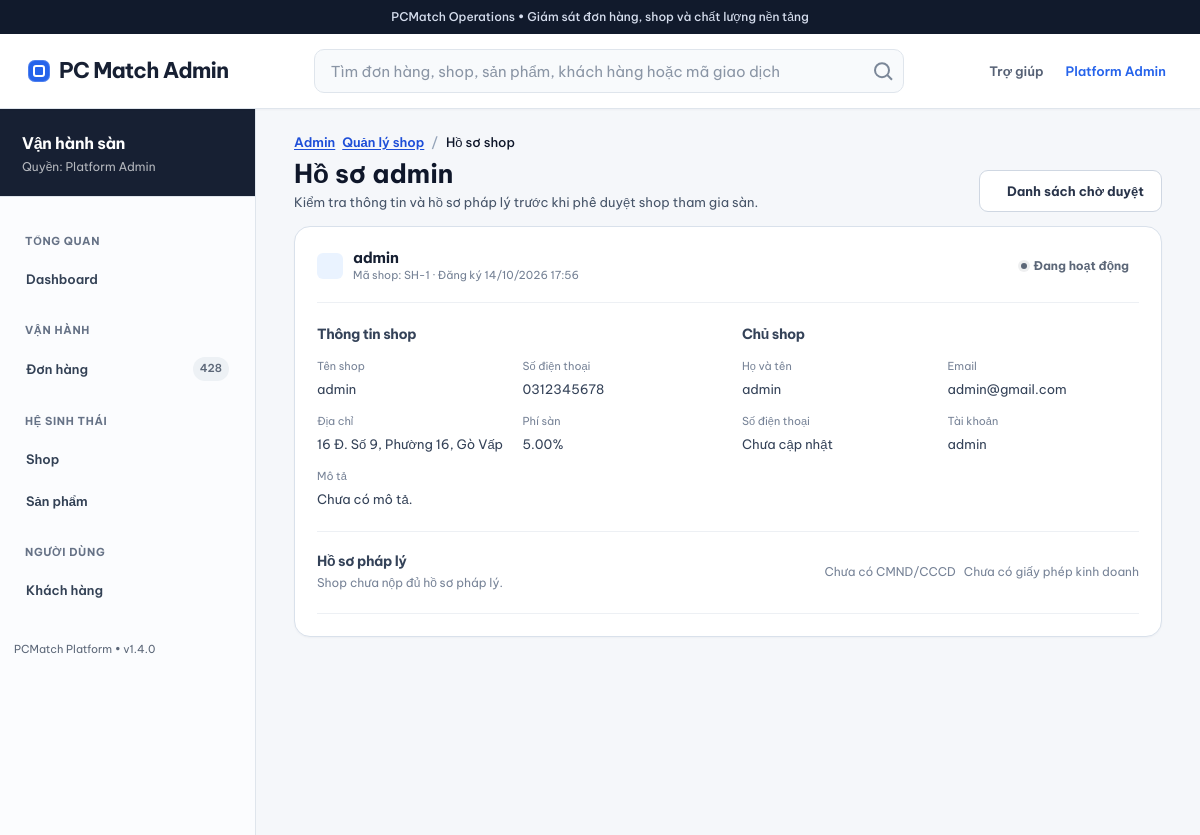
The app's page /staff/shop/1/ (signed in), older data.
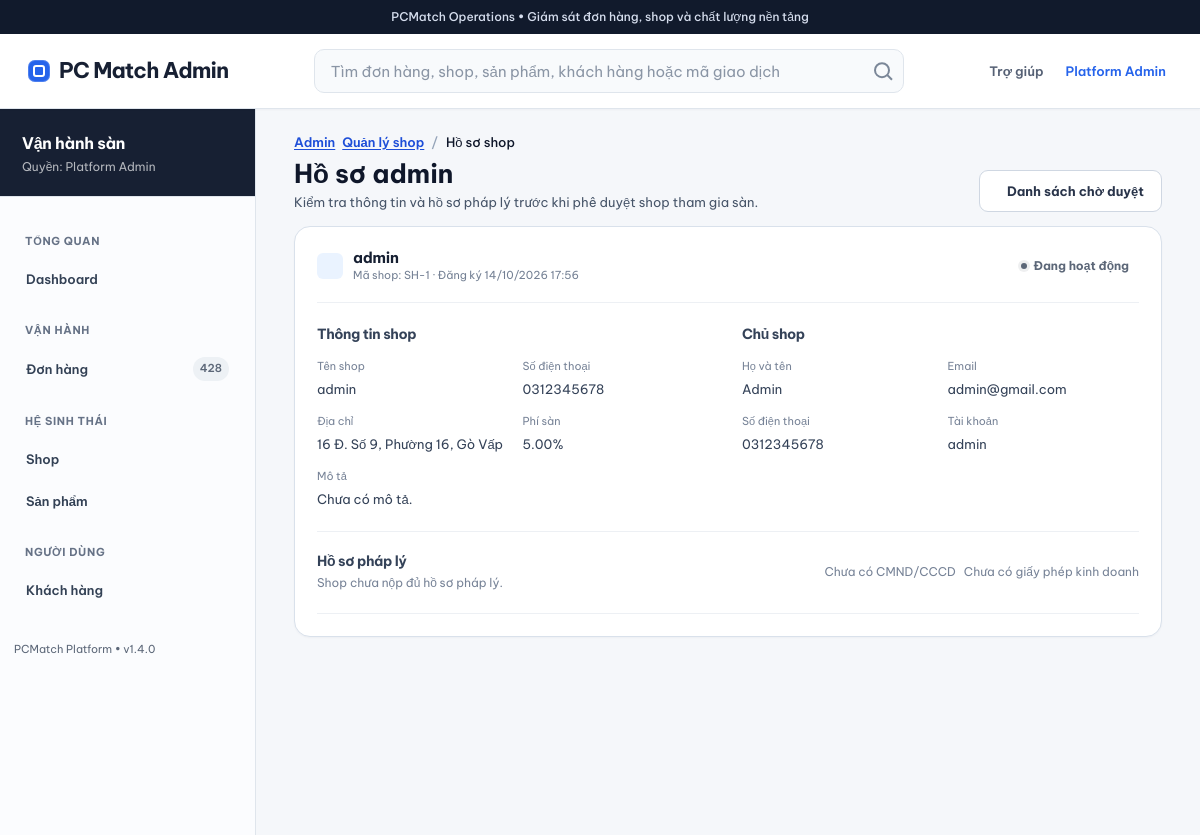
The same page, newer data.
### shops/models.py (models this page shows, shortened)
class Shop(models.Model):
    STATUS_CHOICES = [
        ('PENDING', 'Pending'),
        ('ACTIVE', 'Active'),
        ('SUSPENDED', 'Suspended'),
    ]
    shop_id = models.BigAutoField(primary_key=True)
    owner = models.ForeignKey(settings.AUTH_USER_MODEL, on_delete=models.CASCADE, related_name='shop')
    shop_name = models.CharField(max_length=150)
    description = models.TextField(blank=True)
    logo = models.ImageField(upload_to='shop_logo/', blank=True)
    phone = models.CharField(max_length=20)
    address = models.CharField(max_length=255)
    status = models.CharField(max_length=20, choices=STATUS_CHOICES, default='PENDING')
    platform_fee_percent = models.DecimalField(max_digits=5, decimal_places=2, default=5.00)
    id_card = models.FileField(upload_to='shop_docs/', blank=True)
    business_license = models.FileField(upload_to='shop_docs/', blank=True)
    legal_submitted_at = models.DateTimeField(null=True, blank=True)
    created_at = models.DateTimeField(auto_now_add=True)
    updated_at = models.DateTimeField(auto_now=True)

### users/models.py (models this page shows, shortened)
class User(AbstractUser):
    STATUS_CHOICES = [
        ('ACTIVE', 'Active'),
        ('INACTIVE', 'Inactive'),
        ('LOCKED', 'Locked'),
    ]
    ROLE_CHOICES = [
        ('CUSTOMER', 'Customer'),
        ('BUYER', 'Buyer'),
        ('SELLER', 'Seller'),
        ('ADMIN', 'Admin'),
    ]
    full_name = models.CharField(max_length=100)
    email = models.EmailField(unique=True)
    phone = models.CharField(max_length=20, blank=True)
    avatar = models.ImageField(upload_to='avatar/', blank=True)
    role = models.CharField(max_length=20, choices=ROLE_CHOICES, default='CUSTOMER')
    status = models.CharField(max_length=20, choices=STATUS_CHOICES, default='ACTIVE')
    email_verified = models.BooleanField(default=False)
    phone_verified = models.BooleanField(default=False)
    two_factor_enabled = models.BooleanField(
        default=False,
        help_text='Bật để yêu cầu mã OTP khi đăng nhập khu vực quản trị.',
    )
    created_at = models.DateTimeField(auto_now_add=True)
    updated_at = models.DateTimeField(auto_now=True)

### shops/views.py (the view)
@require_GET
def staff_shop_detail(request, shop_id):
    shop = get_object_or_404(Shop.objects.select_related('owner'), pk=shop_id)
    shop.document_count = int(bool(shop.id_card)) + int(bool(shop.business_license))
    return render(request, 'admin/shop_detail.html', {
        'page_name': 'shop',
        'page_section': 'staff',
        'shop': shop,
    })

### PCMatch/pages.py (called while the page is built)
def route_name(section, page):
    return f'{section}_{page.replace("-", "_")}'

### products/comparison.py (called while the page is built)
def parse_product_ids(values):
    ids = []
    for value in ','.join(str(value) for value in values[:4])[:100].split(','):
        if value.isascii() and value.isdigit() and len(value) <= 18:
            product_id = int(value)
            if product_id not in ids:
                ids.append(product_id)
        if len(ids) == 4:
            break
    return ids

def comparison_products(ids):
    found = {
        product.pk: product for product in Product.objects.filter(pk__in=ids)
        .select_related('category', 'brand', 'shop').prefetch_related('specifications')
    }
    return [found[product_id] for product_id in ids if product_id in found]

def session_products(request):
    return comparison_products(parse_product_ids(request.session.get(SESSION_KEY, [])))

### users/views.py (called while the page is built)
def is_staff_user(user):
    return (
        user.is_authenticated
        and user.is_active
        and getattr(user, 'status', 'ACTIVE') == 'ACTIVE'
        and (user.is_staff or getattr(user, 'role', '') == 'ADMIN')
    )

### templates/admin/shop_detail.html (shortened to what the changed rows need)
{% load static %}
<!doctype html>
<html lang="vi" data-page="shop" data-section="staff">
<head>
    <link rel="stylesheet" href="https://cdn.jsdelivr.net/gh/WebAsset/FontAwesome@pro/css/all.min.css">
    <link rel="stylesheet" href="{% static 'css/tokens.css' %}">
    <link rel="stylesheet" href="{% static 'css/base.css' %}">
    <link rel="stylesheet" href="{% static 'css/components.css' %}">
    <link rel="stylesheet" href="{% static 'css/pages.css' %}">
    <link rel="stylesheet" href="{% static 'css/production.css' %}?v=20261030-shop-review">
</head>
<body class="admin-dashboard">
<div class="shell">
    <main class="shell__content operations-page admin-dashboard-content" id="main">
        <header class="admin-page-head">
            <div>
                <nav class="breadcrumb"><a href="{% url 'staff_dashboard' %}">Admin</a><a href="{% url 'staff_shop' %}">Quản lý shop</a><span>Hồ sơ shop</span></nav>
                <h1>Hồ sơ {{ shop.shop_name }}</h1>
                <p>Kiểm tra thông tin và hồ sơ pháp lý trước khi phê duyệt shop tham gia sàn.</p>
            </div>
        </header>
        <section class="panel admin-shop-review">
            <header class="admin-shop-review__head">
                <div class="admin-section-title">
                    <div>
                        <h2>{{ shop.shop_name }}</h2>
                        <p>Mã shop: SH-{{ shop.pk }} · Đăng ký {{ shop.created_at|date:'d/m/Y H:i' }}</p>
                    </div>
                </div>
            </header>
            <div class="admin-shop-review__grid">
                <section>
                    <dl class="admin-shop-review__details">
                        <div><dt>Tên shop</dt><dd>{{ shop.shop_name }}</dd></div>
                        <div><dt>Số điện thoại</dt><dd>{{ shop.phone|default:'Chưa cập nhật' }}</dd></div>
                        <div><dt>Địa chỉ</dt><dd>{{ shop.address|default:'Chưa cập nhật' }}</dd></div>
                        <div><dt>Phí sàn</dt><dd>{{ shop.platform_fee_percent }}%</dd></div>
                        <div class="admin-shop-review__wide"><dt>Mô tả</dt><dd>{{ shop.description|default:'Chưa có mô tả.' }}</dd></div>
                    </dl>
                </section>
                <section>
                    <dl class="admin-shop-review__details">
                        <div><dt>Họ và tên</dt><dd>{{ shop.owner.full_name|default:shop.owner.username }}</dd></div>
                        <div><dt>Email</dt><dd>{{ shop.owner.email }}</dd></div>
                        <div><dt>Số điện thoại</dt><dd>{{ shop.owner.phone|default:'Chưa cập nhật' }}</dd></div>
                        <div><dt>Tài khoản</dt><dd>{{ shop.owner.username }}</dd></div>
                    </dl>
                </section>
            </div>
        </section>
    </main>
</div>
</body>
</html>

Row changes from the older to the newer data that the page shows:
changed through a linked row, Shop "admin": owner.full_name "admin" → "Admin"; owner.phone "Chưa cập nhật" → "0312345678"
